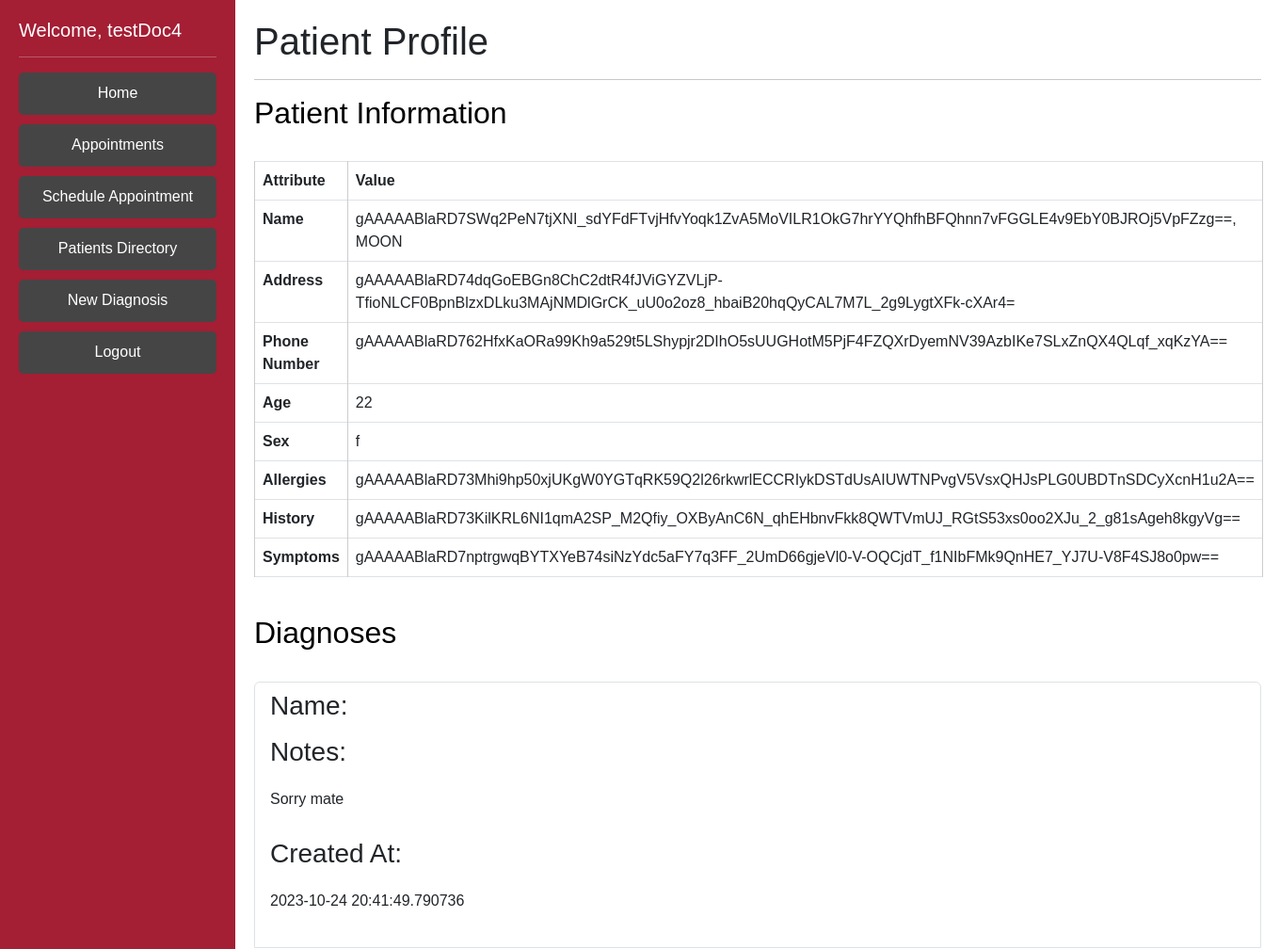
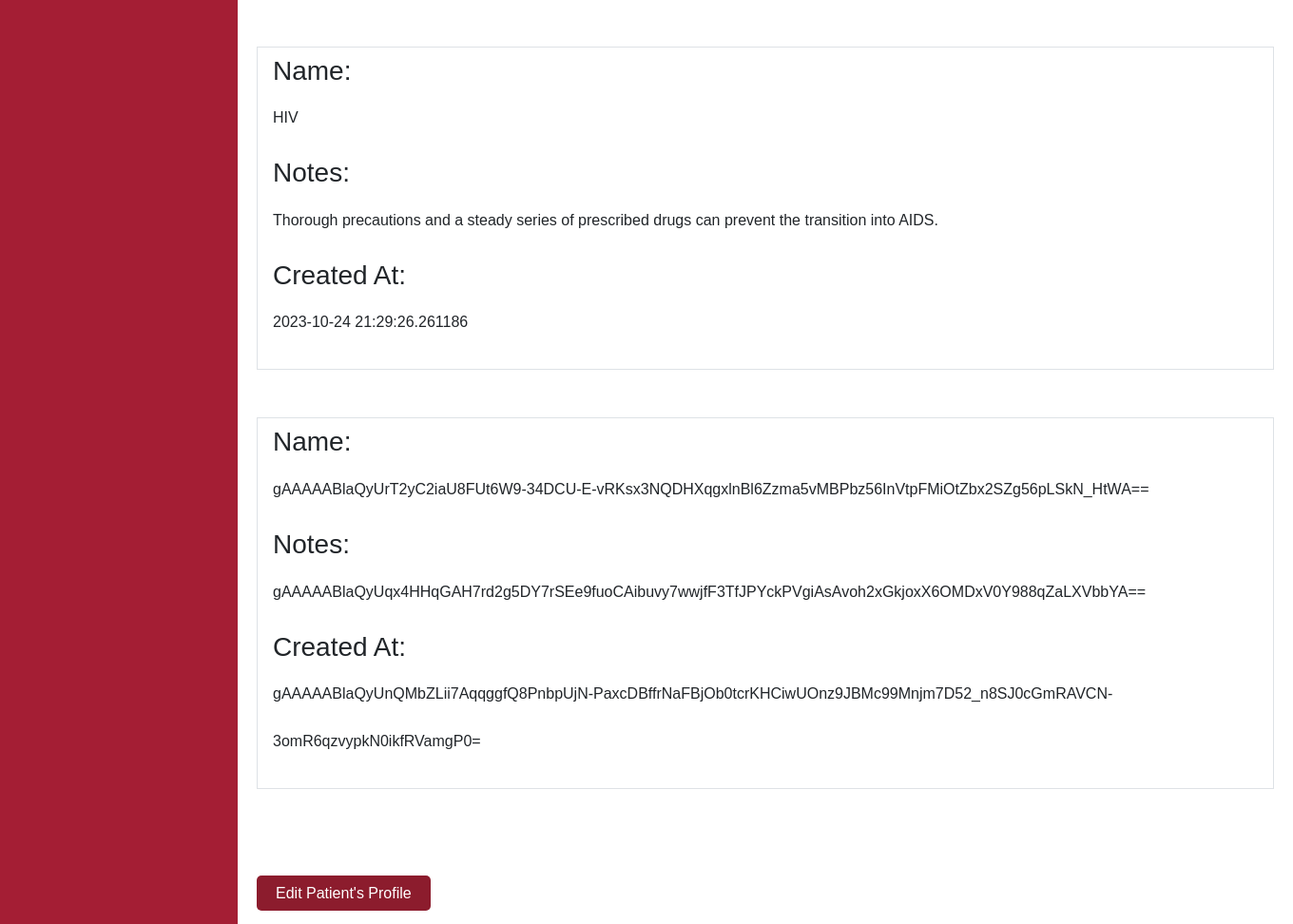
The page /viewProfileDoctor/helloMoon (signed in) on the database as committed earlier (2 pictures, top to bottom).
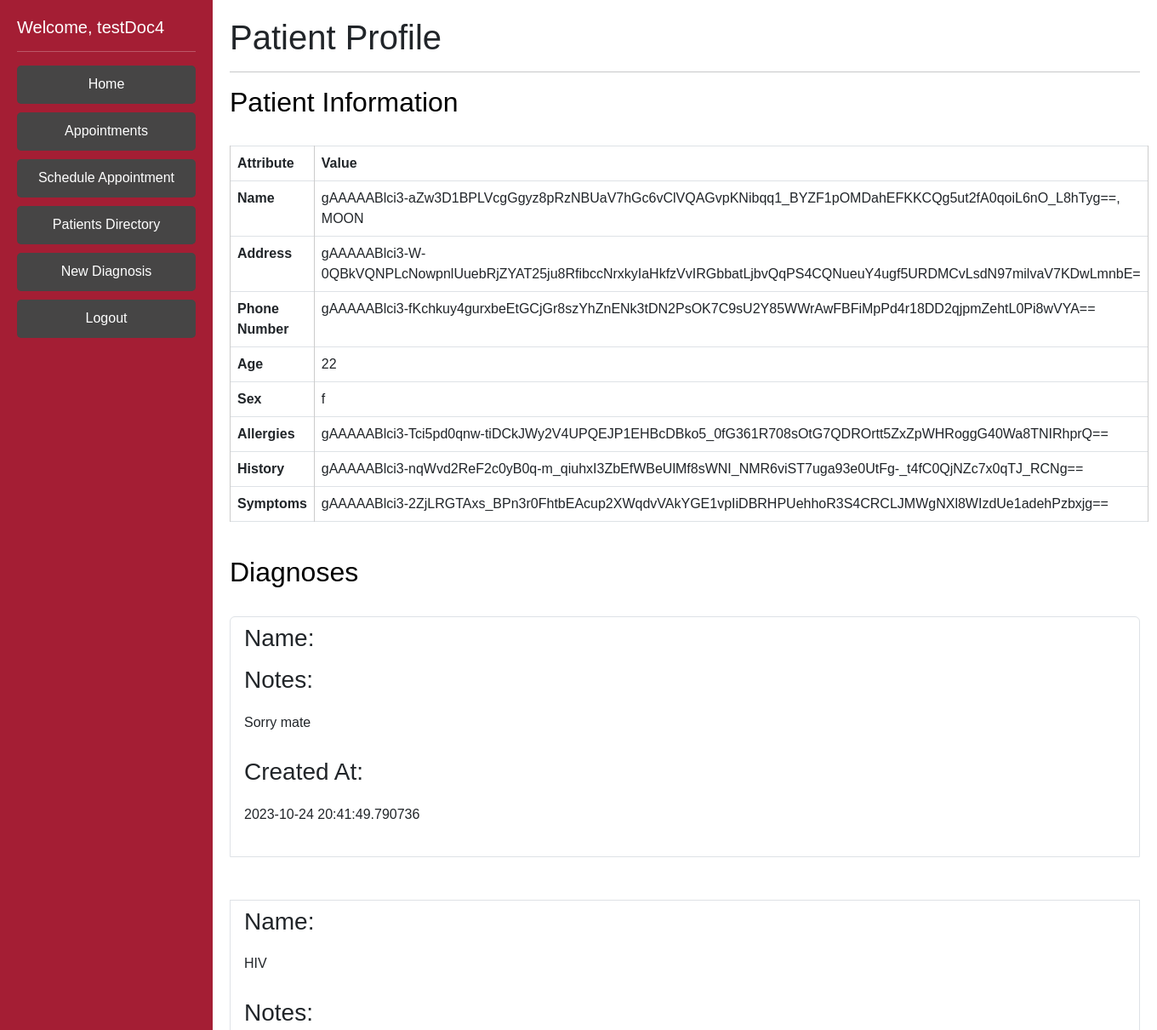
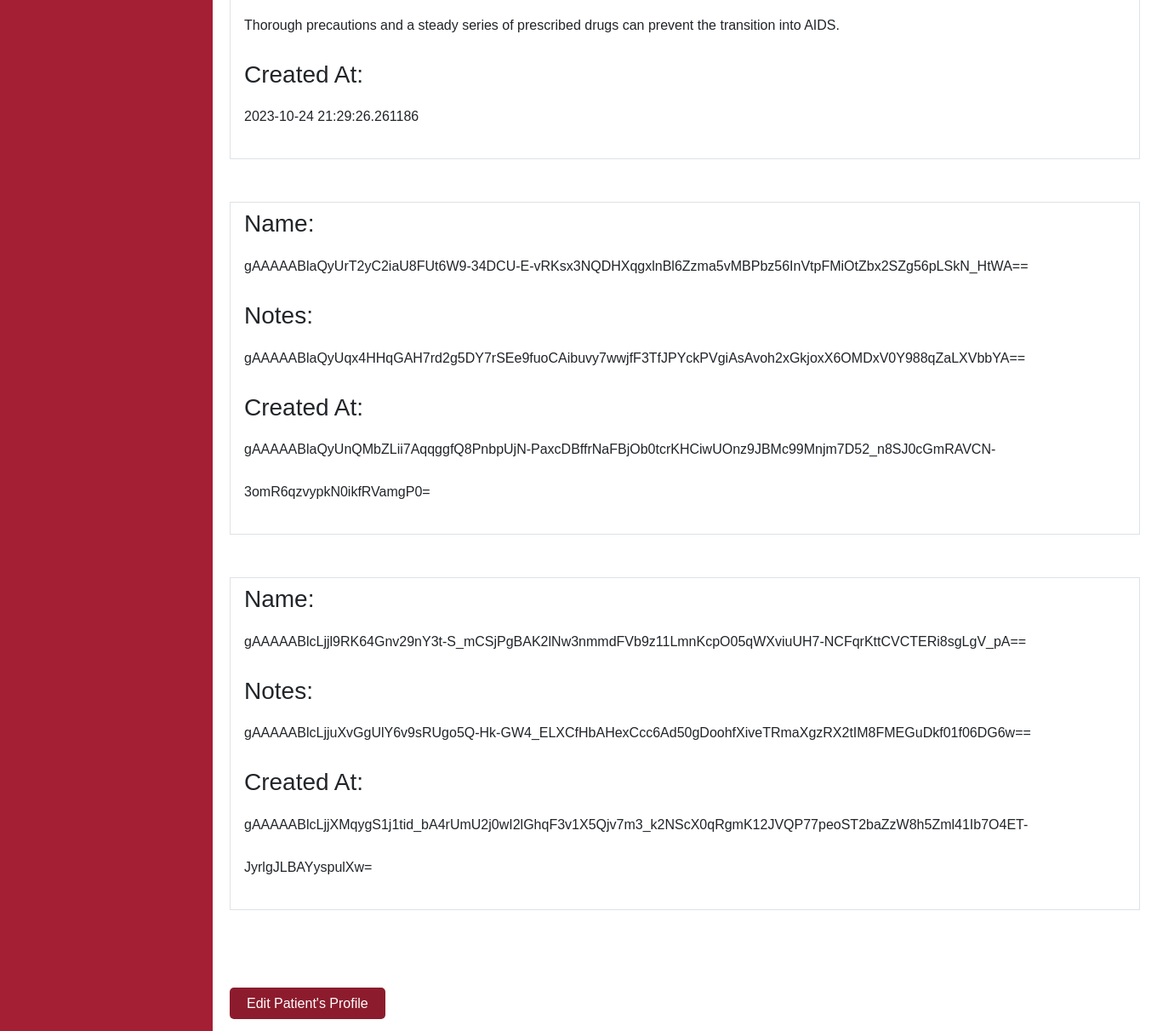
The same page on the database as committed later (2 pictures, top to bottom).
### DoctorPortal/models.py (models this page shows, shortened)
class Patient(AbstractBaseUser):
    phone = EncryptedIntegerField() # 1 (999)-999-9999 11 long
    ssn = EncryptedCharField(unique=True, max_length=9) #ssn should be unique
    address = EncryptedCharField(max_length=200, default= '')
    username = models.CharField(max_length=100, default = '', unique=True)
    password = EncryptedCharField(max_length=25, default='')
    createdAt = EncryptedDateTimeField(auto_now_add=True) # time the patient was created
    lastUpdated = EncryptedDateTimeField(auto_now=True) # time the patient info was last edited
    fname = models.CharField(max_length=50)
    lname = EncryptedCharField(max_length=50)
    sex = models.CharField(max_length=1) # M or F
    symptoms = EncryptedTextField(default='na') #large body of text
    age = models.PositiveIntegerField(validators=[MaxValueValidator(130), MinValueValidator(0)], default=None) # 0 - 130 yrs old
    weight = models.PositiveIntegerField(validators=[MinValueValidator(1), MaxValueValidator(2000)], default=None) # 1-2000lbs
    allergies = EncryptedTextField(default='na') # known allergies
    history = EncryptedTextField(default='na') # the medical history
    otp_verification_secret = models.CharField(max_length=50, default='')
    is_patient = models.BooleanField('patientStatus', default=True)
    is_doctor = models.BooleanField('doctorStatus', default=False)
    objects = PatientManager()
    USERNAME_FIELD = 'username'
    REQUIRED_FIELDS = []

class Diagnosis(models.Model):
    staffUser = models.ForeignKey(Patient, on_delete=models.CASCADE, related_name='diagnosingDoctor', default='')
    patient = models.ForeignKey(Patient, on_delete=models.CASCADE, related_name='diagnosedPatient', default='')
    updaterUsername = models.CharField(max_length=100, default = '')
    diagnosis = EncryptedCharField(max_length=200, default='')
    docNotes = EncryptedTextField(default='na') #large body of text
    lastUpdated = EncryptedDateTimeField(auto_now=True) # time the diagnosis info was last edited
    createdAt = EncryptedDateTimeField(auto_now_add=True) # time the diagnosis was created

### DoctorPortal/views.py (the view)
# urls.py: path('viewProfileDoctor/<str:patientUsername>', views.viewProfileDoctor, name='viewProfileDoctor'),
def viewProfileDoctor(request, patientUsername):
    current_user = request.user
    if (current_user.is_doctor == False):
        return HttpResponseRedirect('/login')
    chosenPatient1 = Patient.objects.filter(username=patientUsername)
    chosenPatient = chosenPatient1[0]
    diagnoses = Diagnosis.objects.filter(patient=chosenPatient)
    return render(request, 'viewProfile_doctor.html', context = {'patient': chosenPatient, 'user': current_user, 'diagnoses': diagnoses})

### DoctorPortal/templates/viewProfile_doctor.html
{% extends 'base_doctor.html' %}
{% block content %}
<div class="jumbotron">
    <h1 class="display-7">Patient Profile</h1>
    <hr class="my-3">
</div>
{% if patient %}
    <div class="patient-details">
        <div class="patient-info">
            <h2>Patient Information</h2><br>
            <table class="table table-bordered">
                <thead>
                    <tr>
                        <th scope="col">Attribute</th>
                        <th scope="col">Value</th>
                    </tr>
                </thead>
                <tbody>
                    <tr>
                        <th scope="row">Name</th>
                        <td>{{ patient.lname }}, {{ patient.fname }}</td>
                    </tr>
                    <tr>
                        <th scope="row">Address</th>
                        <td>{{ patient.address }}</td>
                    </tr>
                    <tr>
                        <th scope="row">Phone Number</th>
                        <td>{{ patient.phone }}</td>
                    </tr>
                    <tr>
                        <th scope="row">Age</th>
                        <td>{{ patient.age }}</td>
                    </tr>
                    <tr>
                        <th scope="row">Sex</th>
                        <td>{{ patient.sex }}</td>
                    </tr>
                    <tr>
                        <th scope="row">Allergies</th>
                        <td>{{ patient.allergies }}</td>
                    </tr>
                    <tr>
                        <th scope="row">History</th>
                        <td>{{ patient.history }}</td>
                    </tr>
                    <tr>
                        <th scope="row">Symptoms</th>
                        <td>{{ patient.symptoms }}</td>
                    </tr>
                </tbody>
            </table>
        </div>
        <div class="patient-diagnoses"><br>
            <h2>Diagnoses</h2><br>
            {% if diagnoses %}
                <ul class="list-group">
                    {% for d in diagnoses %}
                        <li class="list-group-item">
                            <h3>Name:</h3>
                            <p>{{ d.diagnosis }}</p>
                            <h3>Notes:</h3>
                            <p>{{ d.docNotes }}</p>
                            <h3>Created At:</h3>
                            <p>{{ d.createdAt }}</p>
                        </li><br>
                    {% endfor %}
                </ul>
            {% endif %}
        </div>
    </div>
    <br><br>
    <div class="card-action">
        <a href="{% url 'editProfileDoctor' patientUsername=patient.username %}">Edit Patient's Profile</a>
    </div>
{% endif %}
{% endblock content %}

Rows that differ between the two databases and show on the page:
changed Patient "MOON": lname "gAAAAABlaRD7SWq2PeN7tjXNI_sdYFdFTvjHfvYoqk1ZvA5MoVILR1OkG7hrYYQhfhBFQhnn7vFGGLE4v9EbY0BJROj5VpFZzg==" → "gAAAAABlci3-aZw3D1BPLVcgGgyz8pRzNBUaV7hGc6vClVQAGvpKNibqq1_BYZF1pOMDahEFKKCQg5ut2fA0qoiL6nO_L8hTyg=="; address "gAAAAABlaRD74dqGoEBGn8ChC2dtR4fJViGYZVLjP-TfioNLCF0BpnBlzxDLku3MAjNMDlGrCK_uU0o2oz8_hbaiB20hqQyCAL7M7L_2g9LygtXFk-cXAr4=" → "gAAAAABlci3-W-0QBkVQNPLcNowpnlUuebRjZYAT25ju8RfibccNrxkyIaHkfzVvIRGbbatLjbvQqPS4CQNueuY4ugf5URDMCvLsdN97milvaV7KDwLmnbE="; phone "gAAAAABlaRD762HfxKaORa99Kh9a529t5LShypjr2DIhO5sUUGHotM5PjF4FZQXrDyemNV39AzbIKe7SLxZnQX4QLqf_xqKzYA==" → "gAAAAABlci3-fKchkuy4gurxbeEtGCjGr8szYhZnENk3tDN2PsOK7C9sU2Y85WWrAwFBFiMpPd4r18DD2qjpmZehtL0Pi8wVYA=="; allergies "gAAAAABlaRD73Mhi9hp50xjUKgW0YGTqRK59Q2l26rkwrlECCRIykDSTdUsAIUWTNPvgV5VsxQHJsPLG0UBDTnSDCyXcnH1u2A==" → "gAAAAABlci3-Tci5pd0qnw-tiDCkJWy2V4UPQEJP1EHBcDBko5_0fG361R708sOtG7QDROrtt5ZxZpWHRoggG40Wa8TNIRhprQ=="; history "gAAAAABlaRD73KilKRL6NI1qmA2SP_M2Qfiy_OXByAnC6N_qhEHbnvFkk8QWTVmUJ_RGtS53xs0oo2XJu_2_g81sAgeh8kgyVg==" → "gAAAAABlci3-nqWvd2ReF2c0yB0q-m_qiuhxI3ZbEfWBeUlMf8sWNI_NMR6viST7uga93e0UtFg-_t4fC0QjNZc7x0qTJ_RCNg=="; symptoms "gAAAAABlaRD7nptrgwqBYTXYeB74siNzYdc5aFY7q3FF_2UmD66gjeVl0-V-OQCjdT_f1NIbFMk9QnHE7_YJ7U-V8F4SJ8o0pw==" → "gAAAAABlci3-2ZjLRGTAxs_BPn3r0FhtbEAcup2XWqdvVAkYGE1vpIiDBRHPUehhoR3S4CRCLJMWgNXl8WIzdUe1adehPzbxjg=="
added Diagnosis: diagnosis "gAAAAABlcLjjl9RK64Gnv29nY3t-S_mCSjPgBAK2lNw3nmmdFVb9z11LmnKcpO05qWXviuUH7-NCFqrKttCVCTERi8sgLgV_pA==", docNotes "gAAAAABlcLjjuXvGgUlY6v9sRUgo5Q-Hk-GW4_ELXCfHbAHexCcc6Ad50gDoohfXiveTRmaXgzRX2tIM8FMEGuDkf01f06DG6w==", createdAt "gAAAAABlcLjjXMqygS1j1tid_bA4rUmU2j0wI2lGhqF3v1X5Qjv7m3_k2NScX0qRgmK12JVQP77peoST2baZzW8h5Zml41Ib7O4ET-JyrlgJLBAYyspulXw="
